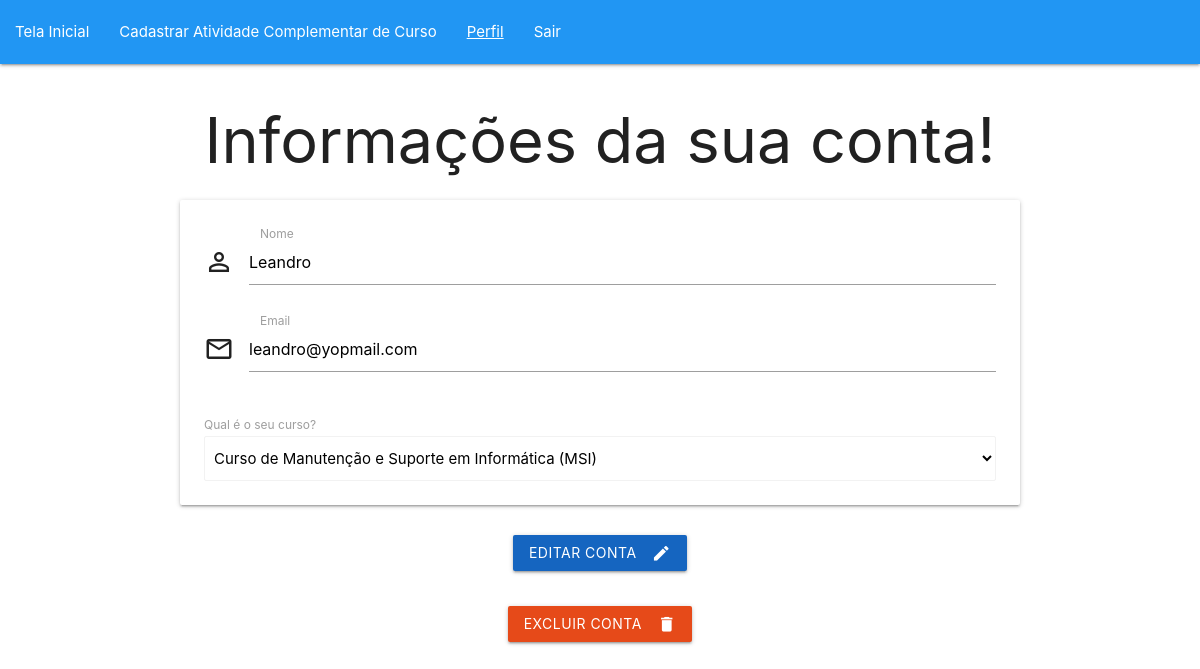
Page /crudContaCo/perfilCoordenador.php (signed in) on the committed database.
### tables this page shows
CREATE TABLE IF NOT EXISTS `coordenador_curso` (
  `id_coordenador` int NOT NULL AUTO_INCREMENT,
  `nome` varchar(255) DEFAULT NULL,
  `email` varchar(255) DEFAULT NULL,
  `senha` varchar(255) DEFAULT NULL,
  `id_curso` int DEFAULT NULL,
  PRIMARY KEY (`id_coordenador`),
  KEY `fk_curso_coordenador` (`id_curso`)
);

CREATE TABLE IF NOT EXISTS `curso` (
  `id_curso` int NOT NULL AUTO_INCREMENT,
  `nome_curso` varchar(255) NOT NULL,
  `carga_horaria` int NOT NULL,
  PRIMARY KEY (`id_curso`)
);

### conecta.php (called while the page is built, shortened)
<?php
function excutarSQL($mysql, $sql)
{
    $resultado = mysqli_query($mysql, $sql);
    return $resultado;
}

### crudContaCo/perfilCoordenador.php (the view, shortened to what this page needs)
<?php
require_once "../conecta.php";
$mysql = conectar();
$sql = "SELECT nome, email, id_curso, id_coordenador FROM coordenador_curso WHERE id_coordenador = " . $_SESSION['coordenador'][1];
$resultado = excutarSQL($mysql, $sql);
$coordenador = mysqli_fetch_assoc($resultado);
?>
<!DOCTYPE html>
<html lang="pt-br">
<head>
    <link type="text/css" rel="stylesheet" href="../materialize/css/materialize.min.css" media="screen,projection" />
</head>
<body>
    <?php require_once "../boasPraticas/headerNav.php"; ?>
    <main class="container">
        <h1 class="center-align">Informações da sua conta!</h1>
        <form action="editarContCo.php" method="post">
            <div class="card-panel">
                <div class="input-field col s12">
                    <i class="material-icons prefix">person_outline</i>
                    <input placeholder="Digite o seu nome" value="<?php echo $coordenador['nome']; ?>" id="nome" name="nome" type="text" class="validate" pattern="^.+$" required>
                    <label for="nome">Nome</label>
                    <span class="helper-text" data-error="Você deve preenchar esse campo"></span>
                </div>
                <div class="input-field col s12">
                    <i class="material-icons prefix">mail_outline</i>
                    <input placeholder="Digite o seu email" value="<?php echo $coordenador['email']; ?>" id="email" name="email" type="text" class="validate" pattern="^(?!\s*$)[^\s@']+@[^\s@']+$" required>
                    <label for="email">Email</label>
                    <span class="helper-text" data-error="O campo deve conter o @, exemplo : user@gmail.com, este campo não deve conter aspas simples."></span>
                </div>
                <?php
                $sql2 = "SELECT id_curso, nome_curso FROM curso ORDER BY nome_curso ASC";
                $resultado2 = excutarSQL($mysql, $sql2);
                ?>
                <label>Qual é o seu curso?</label>
                <select name="curso" class="browser-default">
                    <?php
                    while ($dados = mysqli_fetch_assoc($resultado2)) {
                    ?>
                        <option <?php
                                if ($coordenador['id_curso'] == $dados['id_curso']) {
                                    echo "selected";
                                }
                                ?> value="<?php echo $dados['id_curso'] ?>">
                            <?php echo $dados['nome_curso'] ?>
                        </option>
                    <?php
                    }
                    ?>
                </select>
            </div>
            <div class="row">
                <div class="col s12">
                    <p class="center-align">
                        <button class="btn waves-effect waves-light  #1565c0 blue darken-3 lighten-3" type="submit" name="action">Editar conta
                            <i class="material-icons right">create</i> </button>
                    </p>
                </div>
            </div>
        </form>
        <div class="col s12">
            <p class="center-align">
                <a href="#modal<?php echo $coordenador['id_coordenador']; ?>" class="waves-effect waves-light #e64a19 deep-orange darken-2 lighten-3 btn modal-trigger"><i class="material-icons right">delete</i>Excluir conta</a>
            </p>
        </div>
    </main>
</body>
</html>

### rows in the picture
coordenador_curso: nome "Leandro", email "leandro@yopmail.com", curso "Curso de Manutenção e Suporte em Informática (MSI)"
